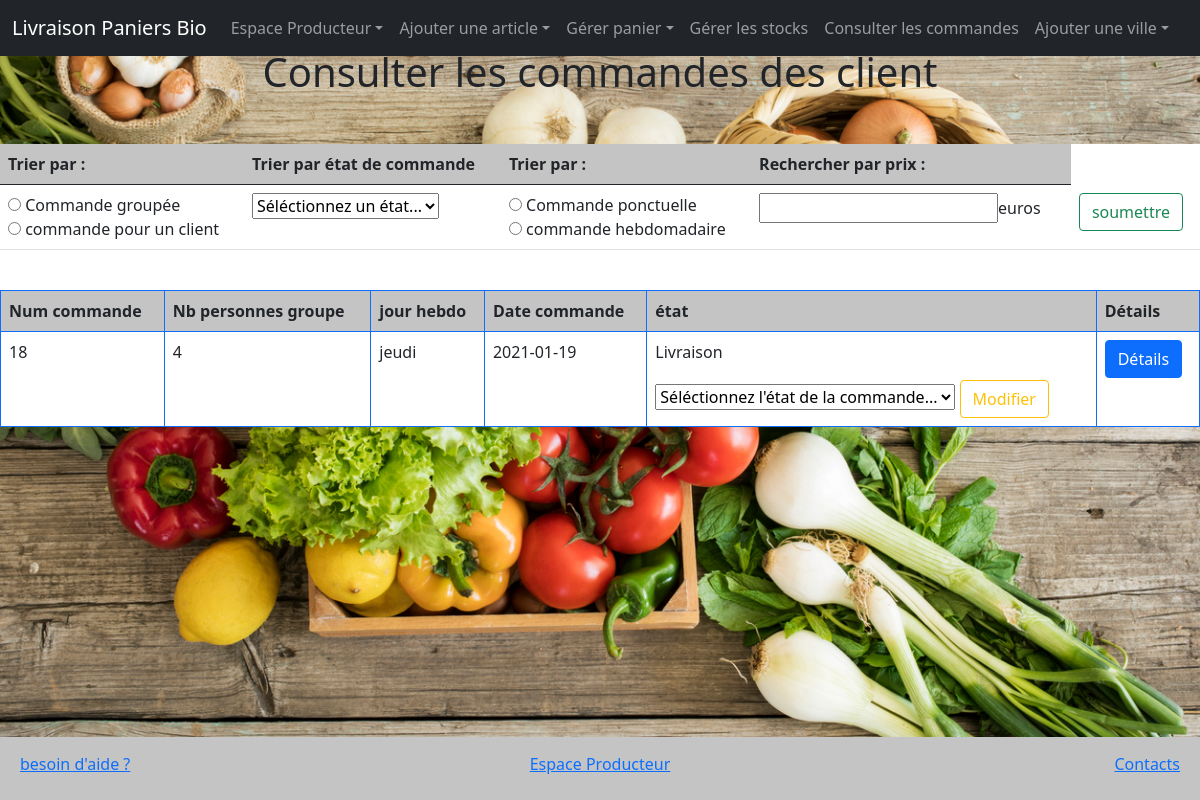
The page /vues/consulterCommande_Producteur.php on the database its author committed.
### tables this page shows
CREATE TABLE `client` (
  `numClient` int(4) NOT NULL,
  `nomclient` varchar(30) NOT NULL,
  `prenomclient` varchar(30) NOT NULL,
  `mail` varchar(100) NOT NULL,
  `adresse` varchar(100) NOT NULL,
  `limitdeprix` float DEFAULT NULL,
  `tel` varchar(30) NOT NULL,
  `groupe` int(4) DEFAULT NULL,
  `numLivreur` int(4) DEFAULT NULL,
  `numCommande` int(4) DEFAULT NULL,
  `numCartier` int(4) DEFAULT NULL,
  `numCompte` int(4) DEFAULT NULL
);

CREATE TABLE `commande` (
  `numCommande` int(4) NOT NULL,
  `commandegroupe` tinyint(1) DEFAULT NULL,
  `jourlivrasion` varchar(30) DEFAULT NULL,
  `hebdomadaire` tinyint(1) DEFAULT NULL,
  `etatCommande` varchar(60) DEFAULT NULL,
  `datecommande` date NOT NULL,
  `prixTotal` double NOT NULL,
  `TVA` float NOT NULL,
  `prixtotalnet` double NOT NULL
);

### vues/consulterCommande_Producteur.php (the view, shortened to what this page needs)
<!DOCTYPE html>
<html lang="fr">
<head>
<link href="https://cdn.jsdelivr.net/npm/bootstrap@5.0.0-beta1/dist/css/bootstrap.min.css" rel="stylesheet">
  </head>
   <body>
  <header>
  <nav class="navbar navbar-expand-md navbar-dark fixed-top bg-dark">
    <div class="container-fluid">
      <a class="navbar-brand" href="accueil.html">Livraison Paniers Bio</a>
      <div class="collapse navbar-collapse" id="navbarCollapse">
        <ul class="navbar-nav me-auto mb-2 mb-md-0">
          <li class="nav-item dropdown">
            <a class="nav-link dropdown-toggle" href="#" id="navbarDropdown" role="button" data-bs-toggle="dropdown" aria-expanded="false">Espace Producteur</a>
		  </li>
		  <li class="nav-item dropdown">
            <a class="nav-link dropdown-toggle" href="#" id="navbarDropdown" role="button" data-bs-toggle="dropdown" aria-expanded="false">Ajouter une article</a>
		</li>
		  <li class="nav-item dropdown">
            <a class="nav-link dropdown-toggle" href="#" id="navbarDropdown" role="button" data-bs-toggle="dropdown" aria-expanded="false">Gérer panier</a>
		</li>
          <li class="nav-item">
            <a class="nav-link" href="gererStock.php">Gérer les stocks</a>
		  </li>
		  <li class="nav-item">
            <a class="nav-link" href="consulterCommande_Producteur.php" id="navbarDropdown">Consulter les commandes</a>
		  </li>
		  <li class="nav-item dropdown">
            <a class="nav-link dropdown-toggle" href="#" id="navbarDropdown" role="button" data-bs-toggle="dropdown" aria-expanded="false">Ajouter une ville</a>
		</li>
        </ul>
      </div>
    </div>
  </nav>
    </header>
<main>
	<div class="position-relative m-5">
    <h1> Consulter les commandes des client</h1>
  </div>
  <form method="post" action="">
  <table class="table">
		<thead>
			<tr>
			<th>Trier par :</th>
			<th>Trier par état de commande</th>
            <th>Trier par :</th>
            <th>Rechercher par prix :</th>
			</tr>
		</thead>
		<tbody>
            <tr>
            <td>
            <label><input type="radio" name="groupe" value="groupe"/> Commande groupée</label><br />
			<label><input type="radio" name="seule" value="seule"/> commande pour un client</label><br />
</td>
<td>
			<Select name="slectEtat">
				<option value="null">Séléctionnez un état...</option>
				</select>
</td>
<td>
			<label><input type="radio" name="ponctuelle" value="cponctuelle"/> Commande ponctuelle</label><br />
			<label><input type="radio" name="hebdo" value="chebdo"/> commande hebdomadaire</label><br />
</td>
<td>
			<label><input type="number" name="prix">euros</label>
</td>
<td>
			<input type="submit" class="btn btn-outline-success" name="soumettre" value="soumettre">
</td>
	</form>
<br />
	<table class="table table-bordered border-primary">
			<thead>
			<tr>
				<th scope="col"> Num commande</th>
				<th scope="col"> Nb personnes groupe</th>
				<th scope="col"> jour hebdo</th>
				<th scope="col"> Date commande</th>
				<th scope="col"> état</th>
				<th scope="col"> Détails</th>
			</tr>
			  </thead>
			<tbody>
			  <tr>
				  <?php
				  $cobd = new BD("projettutore") ;
				  $co = $cobd->connexion() ;
				  $reqCommande = "SELECT commande.numCommande, client.groupe, jourlivrasion, datecommande, etatCommande FROM commande, client WHERE commande.numCommande = client.numCommande" ;
				  $VerifCommande = mysqli_query($co, $reqCommande) or die(mysqli_error($co)) ;
				  if(mysqli_num_rows($VerifCommande) >= 1)
				  {
					foreach($VerifCommande as $commande)
					{
						echo "<tr>" ;
						echo "<td>".$commande['numCommande']."</td>" ;
						echo "<td>".$commande['groupe']."</td>" ;
						echo "<td>".$commande['jourlivrasion']."</td>" ;
						echo "<td>".$commande['datecommande']."</td>" ;
						echo "<td>".$commande['etatCommande']. " <p></p>
						<form method='post' action='../controleurs/modifEtatCommande.php'>
						<select name='selectEtat'>
							<option value='nulle'>Séléctionnez l'état de la commande...</option>
							<option value='preparation'>en préparation</option>
							<option value='prete'>prête</option>
							<option value='Livraison'>Livraison en cours</option>
							<option value='livree'>Livrée</option>
						</select>
						<input id='prodId' name='prodId' type='hidden' value='".$commande['numCommande']."'>
						<input type='submit' class='btn btn-outline-warning' name='modifEtat' value='Modifier'></form>" ;
						echo "<td><form method='post' action='detailsCommande_Producteur.php'>
						<input id='prodId' name='prodDetailId' type='hidden' value='".$commande['numCommande']."'>
						<input type='submit' class='btn btn-primary' name='btnDetails' value='Détails'></form></td>" ;
						echo "</tr>" ;
					}
				  } else {
					  echo "<h4> Aucune commande n'a été passée </h4>" ;
				  }
				  ?>
			</tr>
			</tbody>
    </table>
</main>
<footer>
         <a class="help" href="">besoin d'aide ?</a>
         <a class="prod" href="connexionProducteur.html">Espace Producteur</a>
         <a class="contact" href="">Contacts</a>
</footer>
 </body>
</html>

### vues/consulterCommande_Producteur.php (style rules this page uses)
footer { display: flex; justify-content: center; padding: 15px; background-color:#C4C4C4 ; color: #fff; position: absolute; bottom: 0; left: 0; right: 0 ; }
.help { position: absolute; left: 20px; }
.contact { position: absolute; right: 20px; }
h1, h3, h4 { text-align: center ; }
html { position: absolute; height: 100%; width: 100% ; }
body { background-image :url("../img/test.jpg") ; background-size:cover; }
form { background-color: white ; }
table { background-color: white ; }
thead { background-color: #C4C4C4; }

### rows shown on the page
client: numCommande.numCommande "18", groupe "4", numCommande.jourlivrasion "jeudi", numCommande.datecommande "2021-01-19", numCommande.etatCommande "Livraison"
